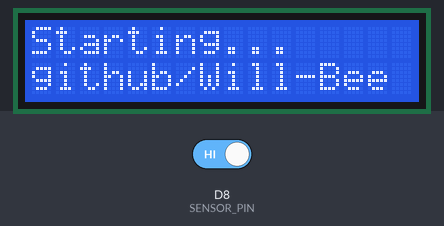
Simulated run of this program. Board: ESP8266 (NodeMCU). Parts: 16×2 character LCD. The inputs (shaded band) are chosen by the test bench; at power-on: D8 (SENSOR_PIN) HIGH. WiFi joins after 1.5 s; servers stay silent unless stated; uploads are accepted with an empty reply; what the program prints to the serial monitor is not drawn.

Above: at 0.1 s.
At 3.4 s:
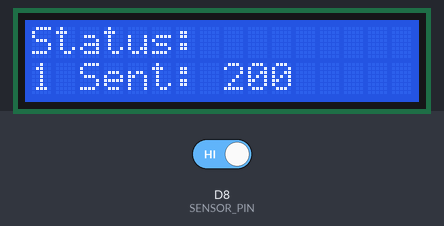
3.5 s: D8 (SENSOR_PIN) driven LOW
At 3.62 s:
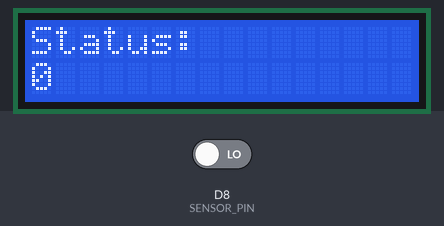
Timing chart, 0 to 6.5 s (numbered marks = the images above; inputs shaded):
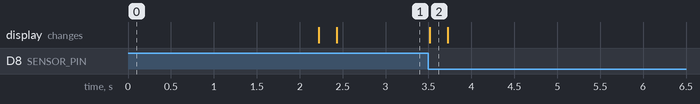

The program:

main.cpp
```cpp
#include <Arduino.h>
#include <string.h>

#include <LiquidCrystal_I2C.h>

#include <WiFimanager.h>
#include <WiFiClientSecure.h>
#include <ESP8266HTTPClient.h>
#include <ESP8266WiFi.h>
#include <ArduinoJson.h>


// JSON:
// {
// "content": "@everyone",
// "username": "OFD-Device",
// "embeds": [
//     {
//         "title": "Status: {Status_kabelu}",
//         "description": "OPTICAL FIBER DETECTOR"
//     }
// ]
// }


WiFiManager wifiManager;
WiFiClientSecure client;
HTTPClient http;
String JSONDetected;
String JSONEmpty;
String JSON;
StaticJsonDocument<220> messageDetected;
StaticJsonDocument<220> messageEmpty;
LiquidCrystal_I2C lcd(0x27, 16, 2);

#define SENSOR_PIN D8

int notifState;
int lastTime = 2;
int httpCode;
bool state = false;
String webhookLink = "";
String payload;
String yourApi = "https://www.bartosek.cz/shared/OFD/api/?secret=heslo";


void messageBuild(){

  messageDetected["content"] = "@everyone";
  messageDetected["username"] = "OFD-Device";
  messageDetected["embeds"][0]["description"] = "OPTICAL FIBER DETECTOR";

  messageEmpty["content"] = "@everyone";
  messageEmpty["username"] = "OFD-Device";
  messageEmpty["embeds"][0]["description"] = "OPTICAL FIBER DETECTOR";

  messageDetected["embeds"][0]["title"] = "Status: DETECTED";
  messageDetected["embeds"][0]["color"] = "5763719";

  messageEmpty["embeds"][0]["title"] = "Status: EMPTY";
  messageEmpty["embeds"][0]["color"] = "15548997";

  serializeJson(messageDetected, JSONDetected);
  serializeJson(messageEmpty, JSONEmpty);

}


int notification(bool status){
  // Send POST request to Discord webhook

  http.addHeader("Content-Type", "application/json");

  if (status) {
      httpCode = http.POST(JSONDetected);
  } else {
      httpCode = http.POST(JSONEmpty);
  }

  // Check if device is connected to internet
  if (WiFi.status() != WL_CONNECTED) {
    lcd.setCursor(0,1);
    lcd.print("No internet");
    // end program if not connected
    return 0;
  }

  return 1;
}

bool getWebhookLink() {
  // Get webhook link from user
  // url of api: https://www.bartosek.cz/shared/OFD/api/?secret=heslo
  // Json will be like this:
  // {
  //   "webhook": "url of webhook"
  // }


  // Get webhook link from user
  Serial.println("Getting webhook link...");
  Serial.print("Getting webhook link...");


  // Get webhook link from user
  client.connect("www.bartosek.cz", 443);
  http.begin(client, yourApi);
  httpCode = http.GET();


  // Print HTTP response
  if (httpCode > 0) {
    String payload = http.getString();
    client.stop();

    // All "/" are \/ in response, so we need to replace them with /
    payload.replace("\\/", "/");

    // Example of payload:
    // {"URL":"https://discord.com/api/webhooks/123456789/123456789","text":"test"}

    // Parse JSON without using ArduinoJson
    // Get webhook link
    int start = payload.indexOf("https://discord.com/api/webhooks/");
    int end = payload.indexOf("\",\"text\"");
    webhookLink = payload.substring(start, end);

    // Cut this part from webhook: ","text":"...
    webhookLink = webhookLink.substring(0, webhookLink.indexOf("\",\"text\""));

    Serial.println("Done");
    Serial.print("Webhook link: ");
    Serial.println(webhookLink);

    return 1;


  } else {
    Serial.println("Error on HTTP request");
    return 0;
  }
  return 0;
}

void setup() {

  lcd.init();
  lcd.backlight();
  lcd.setCursor(0,0);
  lcd.print("Starting...");
  lcd.setCursor(0,1);
  lcd.print("github/Will-Bee");

  // autoconnect to wifi
  wifiManager.autoConnect("AutoConnectAP");

  Serial.begin(9600);
  Serial.println("Connected to WiFi");

  client.setInsecure();

  getWebhookLink();

  client.connect(webhookLink, 443);
  http.begin(client, webhookLink);

  messageBuild();

  lcd.clear();
  lcd.setCursor(0,0);
  lcd.print("Status: ");

}


void loop() {

  // From now

  state = digitalRead(SENSOR_PIN);

  if (state != lastTime) {
    lastTime = state;

    lcd.setCursor(0,1);
    lcd.print("                ");

    lcd.setCursor(0,1);
    lcd.print(state);

    notifState = notification(state);

    if (notifState == 0) {
      return;
    }

    lcd.setCursor(2,1);
    lcd.print("Sent:");
    lcd.setCursor(8,1);

    if (httpCode < 0)
    {
      httpCode = 204;
    }
    lcd.print(httpCode);

  }

}
```

Measured:
- after the input at 3.5 s, the display: changes at once (image 2)
